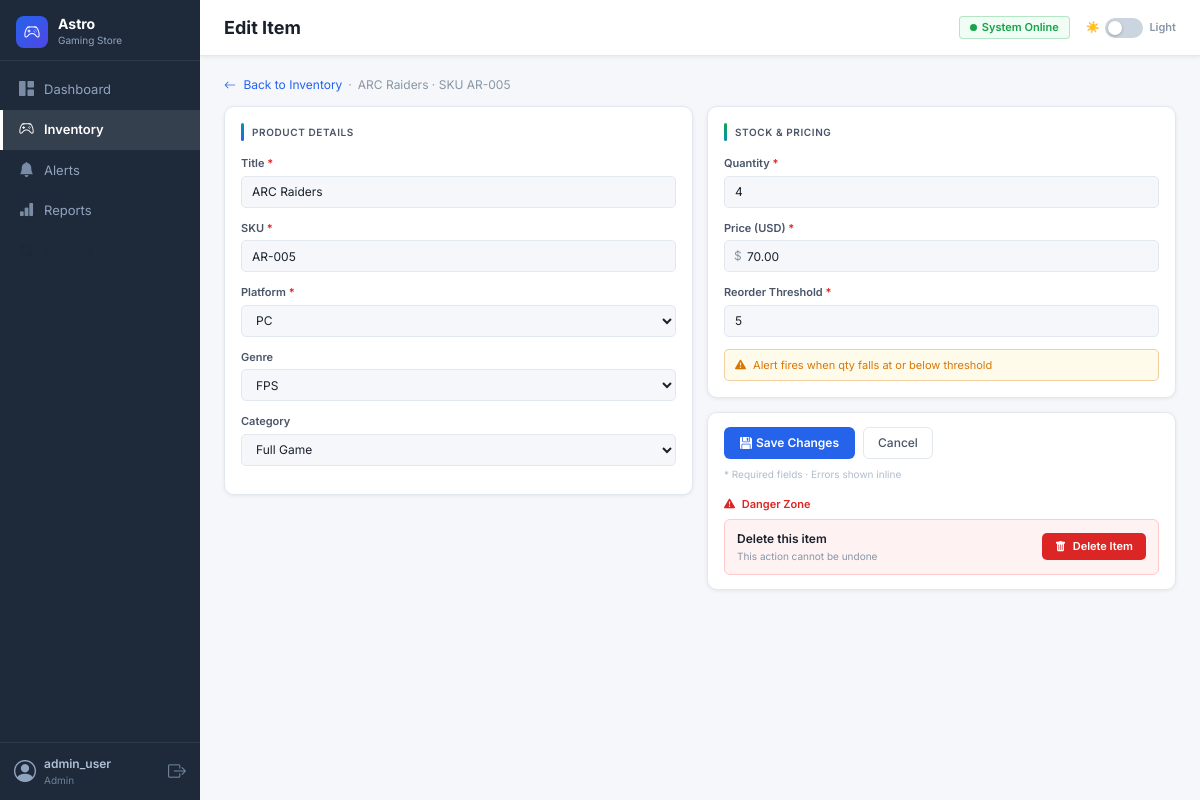
Screenshot of /inventory/edit/14 (signed in) with the database file from the repository.
### tables this page shows
CREATE TABLE products (
            id                INTEGER PRIMARY KEY AUTOINCREMENT,
            sku               TEXT UNIQUE NOT NULL,
            title             TEXT NOT NULL,
            platform          TEXT NOT NULL,
            genre             TEXT NOT NULL,
            category          TEXT NOT NULL DEFAULT 'Full Game',
            quantity          INTEGER NOT NULL DEFAULT 0,
            price             REAL NOT NULL DEFAULT 0.0,
            reorder_threshold INTEGER NOT NULL DEFAULT 5
        );

### app.py (the view, shortened to what this page needs)
@app.route("/inventory/edit/<int:item_id>", methods=["GET", "POST"])
@login_required
def edit_item(item_id):
    if session.get("role") != "admin":
        flash("Admin access required.", "danger")
        return redirect(url_for("inventory"))
    db = get_db()
    item = db.execute("SELECT * FROM products WHERE id = ?", (item_id,)).fetchone()
    if not item:
        db.close()
        flash("Product not found.", "danger")
        return redirect(url_for("inventory"))
    db.close()
    return render_template("add_edit_item.html", item=item, mode="edit")

### app.py (called while the page is built)
@app.before_request
def ensure_db():
    pass  # db initialised once at startup

def login_required(f):
    from functools import wraps
    @wraps(f)
    def decorated(*args, **kwargs):
        if "user_id" not in session:
            return redirect(url_for("login"))
        return f(*args, **kwargs)
    return decorated

### database.py (called while the page is built)
def get_db():
    conn = sqlite3.connect(DB_PATH)
    conn.row_factory = sqlite3.Row
    conn.execute("PRAGMA foreign_keys = ON")
    return conn

### templates/add_edit_item.html (shortened to what this page needs)
{% extends "base.html" %}
{% block page_title %}{{ 'Edit Item' if mode == 'edit' else 'Add New Item' }}{% endblock %}
{% block content %}
<div class="content-inner">
  <div class="breadcrumb-bar">
    <a href="{{ url_for('inventory') }}" class="breadcrumb-link">
      <i class="bi bi-arrow-left me-1"></i> Back to Inventory
    </a>
    {% if mode == 'edit' and item %}
      <span class="breadcrumb-sep">·</span>
      <span class="breadcrumb-cur">{{ item.title }} · SKU {{ item.sku }}</span>
    {% endif %}
  </div>
  <form method="POST" action="{{ url_for('edit_item', item_id=item.id) if mode == 'edit' else url_for('add_item') }}">
    <div class="form-panels">
      <div class="form-panel">
        <div class="form-panel-head">
          <div class="form-panel-bar" style="background:linear-gradient(180deg,#0891B2,#2563EB);"></div>
          <span class="form-panel-title">PRODUCT DETAILS</span>
        </div>
        <div class="form-field">
          <label class="form-label">Title <span class="req">*</span></label>
          <input type="text" name="title" class="form-input"
                 value="{{ item.title if item else '' }}" required placeholder="e.g. God of War Ragnarok"/>
        </div>
        <div class="form-field">
          <label class="form-label">SKU <span class="req">*</span></label>
          <input type="text" name="sku" class="form-input"
                 value="{{ item.sku if item else '' }}" required placeholder="e.g. GW-001"/>
        </div>
        <div class="form-field">
          <label class="form-label">Platform <span class="req">*</span></label>
          <select name="platform" class="form-input" required>
            {% for pl in ['PS5','Xbox','Switch','PC','PS4','Xbox 360'] %}
              <option value="{{ pl }}" {% if item and item.platform == pl %}selected{% endif %}>{{ pl }}</option>
            {% endfor %}
          </select>
        </div>
        <div class="form-field">
          <label class="form-label">Genre</label>
          <select name="genre" class="form-input">
            {% for g in ['Action','Adventure','RPG','FPS','Sports','Racing','Sandbox','Horror','Simulation','Strategy'] %}
              <option value="{{ g }}" {% if item and item.genre == g %}selected{% endif %}>{{ g }}</option>
            {% endfor %}
          </select>
        </div>
        <div class="form-field">
          <label class="form-label">Category</label>
          <select name="category" class="form-input">
            {% for cat in ['Full Game','DLC','Bundle','Accessory','Pre-order'] %}
              <option value="{{ cat }}" {% if item and item.category == cat %}selected{% endif %}>{{ cat }}</option>
            {% endfor %}
          </select>
        </div>
      </div>
      <div class="form-right">
        <div class="form-panel">
          <div class="form-panel-head">
            <div class="form-panel-bar" style="background:linear-gradient(180deg,#16A34A,#0891B2);"></div>
            <span class="form-panel-title">STOCK &amp; PRICING</span>
          </div>
          <div class="form-field">
            <label class="form-label">Quantity <span class="req">*</span></label>
            <input type="number" name="quantity" class="form-input" min="0"
                   value="{{ item.quantity if item else 0 }}" required/>
          </div>
          <div class="form-field">
            <label class="form-label">Price (USD) <span class="req">*</span></label>
            <div class="input-prefix-wrap">
              <span class="input-prefix">$</span>
              <input type="number" name="price" step="0.01" min="0" class="form-input form-input-prefixed"
                     value="{{ '%.2f'|format(item.price) if item else '0.00' }}" required/>
            </div>
          </div>
          <div class="form-field">
            <label class="form-label">Reorder Threshold <span class="req">*</span></label>
            <input type="number" name="reorder_threshold" class="form-input" min="0"
                   value="{{ item.reorder_threshold if item else 5 }}" required/>
          </div>
          <div class="warn-box">
            <i class="bi bi-exclamation-triangle-fill me-1"></i>
            Alert fires when qty falls at or below threshold
          </div>
        </div>
        <div class="form-panel actions-panel">
          <div class="actions-row">
            <button type="submit" class="btn-primary-action">
              <i class="bi bi-floppy-fill me-1"></i> Save Changes
            </button>
            <a href="{{ url_for('inventory') }}" class="btn-cancel">Cancel</a>
          </div>
          <p class="actions-hint">* Required fields · Errors shown inline</p>
          {% if mode == 'edit' and item %}
          <div class="danger-section">
            <div class="danger-label">
              <i class="bi bi-exclamation-triangle-fill me-1"></i> Danger Zone
            </div>
            <div class="danger-box">
              <div>
                <div class="danger-title">Delete this item</div>
                <div class="danger-sub">This action cannot be undone</div>
              </div>
              <form method="POST" action="{{ url_for('delete_item', item_id=item.id) }}"
                    onsubmit="return confirm('Permanently delete {{ item.title }}?')">
                <button type="submit" class="btn-danger-delete">
                  <i class="bi bi-trash-fill me-1"></i> Delete Item
                </button>
              </form>
            </div>
          </div>
          {% endif %}
        </div>
      </div>
    </div>
  </form>
</div>
{% endblock %}

### static/css/style.css (style rules this page uses)
:root { --bg: #F5F7FA; --surface: #FFFFFF; --border: #E2E8EF; --divider: #F0F2F5; --text: #1A202C; --sub: #4A5568; --muted: #8896A5; --light: #B0BCCB; --row-odd: #FAFBFC; --row-even: #FFFFFF; --sidebar-bg: #1E2A3A; --shadow: 0 1px 4px rgba(0,0,0,0.07); --shadow-md: 0 2px 10px rgba(0,0,0,0.09); --input-bg: #F5F7FA; --th-bg: #F0F2F5; --topbar-bg: #FFFFFF; }
*, *::before, *::after { box-sizing: border-box; }
body { font-family: 'Inter', system-ui, sans-serif; font-size: 14px; background: var(--bg); color: var(--text); margin: 0; transition: background 0.2s, color 0.2s; }
a { text-decoration: none; }
.content-inner { padding: 20px 24px 30px; }
.btn-primary-action { display: inline-flex; align-items: center; background: #2563EB; color: #fff; border: none; border-radius: 6px; padding: 6px 16px; font-size: 12px; font-weight: 600; font-family: inherit; cursor: pointer; white-space: nowrap; transition: background 0.15s; }
.btn-cancel { display: inline-flex; align-items: center; background: var(--surface); color: var(--sub); border: 1px solid var(--border); border-radius: 6px; padding: 6px 14px; font-size: 12px; font-weight: 500; cursor: pointer; transition: background 0.15s; }
.breadcrumb-bar { display: flex; align-items: center; gap: 6px; margin-bottom: 12px; font-size: 12px; }
.breadcrumb-link { color: #2563EB; }
.breadcrumb-sep { color: var(--muted); }
.breadcrumb-cur { color: var(--muted); }
.form-panels { display: grid; grid-template-columns: 1fr 1fr; gap: 14px; align-items: start; }
.form-right { display: flex; flex-direction: column; gap: 14px; }
.form-panel { background: var(--surface); border: 1px solid var(--border); border-radius: 10px; padding: 16px; box-shadow: var(--shadow); overflow: visible; }
.form-panel-head { display: flex; align-items: center; gap: 8px; margin-bottom: 14px; }
.form-panel-bar { width: 3px; height: 18px; border-radius: 2px; flex-shrink: 0; }
.form-panel-title { font-size: 10px; font-weight: 600; color: var(--sub); text-transform: uppercase; letter-spacing: 0.06em; }
.form-field { margin-bottom: 12px; }
.form-label { display: block; font-size: 11px; font-weight: 600; color: var(--sub); margin-bottom: 4px; }
.req { color: #DC2626; }
.form-input { width: 100%; height: 32px; padding: 0 10px; border: 1px solid var(--border); border-radius: 5px; background: var(--input-bg); color: var(--text); font-size: 12px; font-family: inherit; transition: border-color 0.15s; }
.input-prefix-wrap { position: relative; }
.input-prefix { position: absolute; left: 10px; top: 50%; transform: translateY(-50%); color: var(--muted); font-size: 12px; pointer-events: none; }
.form-input-prefixed { padding-left: 22px; }
.warn-box { background: #FFFBEB; border: 1px solid #D9770655; border-radius: 5px; padding: 7px 10px; font-size: 11px; color: #D97706; margin-top: 4px; }
.actions-panel { padding: 14px 16px; }
.actions-row { display: flex; gap: 8px; margin-bottom: 8px; }
.actions-hint { font-size: 10px; color: var(--light); margin: 0; }
.danger-section { margin-top: 14px; }
.danger-label { font-size: 11px; font-weight: 600; color: #DC2626; margin-bottom: 6px; }
.danger-box { background: #FEF2F2; border: 1px solid #FECACA; border-radius: 6px; padding: 10px 12px; display: flex; justify-content: space-between; align-items: center; }
.danger-title { font-size: 12px; font-weight: 600; color: var(--text); }
.danger-sub { font-size: 10px; color: var(--muted); margin-top: 1px; }
.btn-danger-delete { background: #DC2626; color: #fff; border: none; border-radius: 5px; padding: 5px 13px; font-size: 11px; font-weight: 600; font-family: inherit; cursor: pointer; white-space: nowrap; transition: background 0.15s; }

### rows the page displays
products: title "ARC Raiders", sku "AR-005", platform "PC", genre "FPS", category "Full Game", quantity "4", price "70.00", reorder_threshold "5"

### other values shown
{{ session.username }} "admin_user"
{{ session.role | title }} "Admin"
{{ 'Edit Item' if mode == 'edit' else 'Add New Item' }} "Edit Item"
